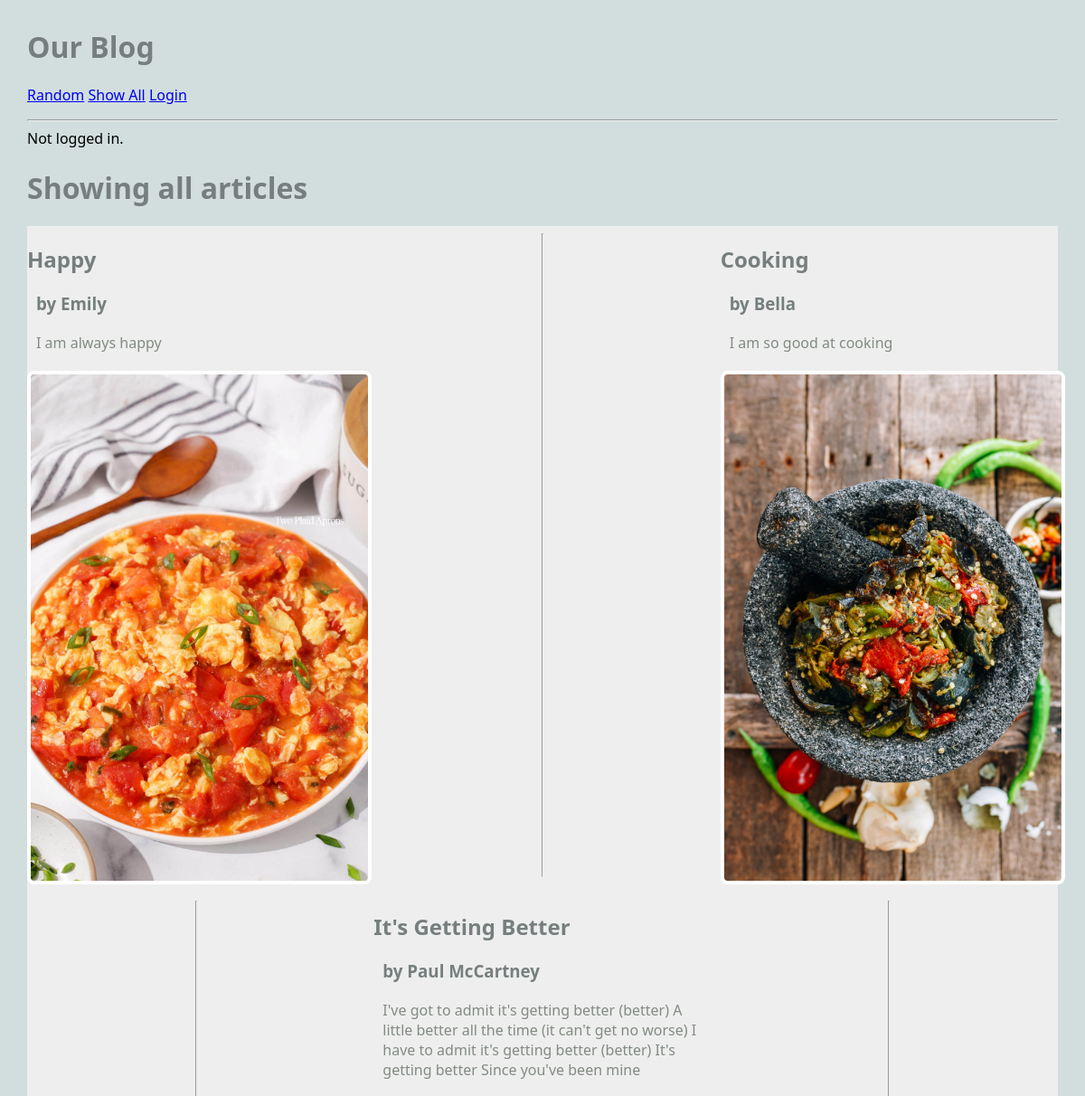
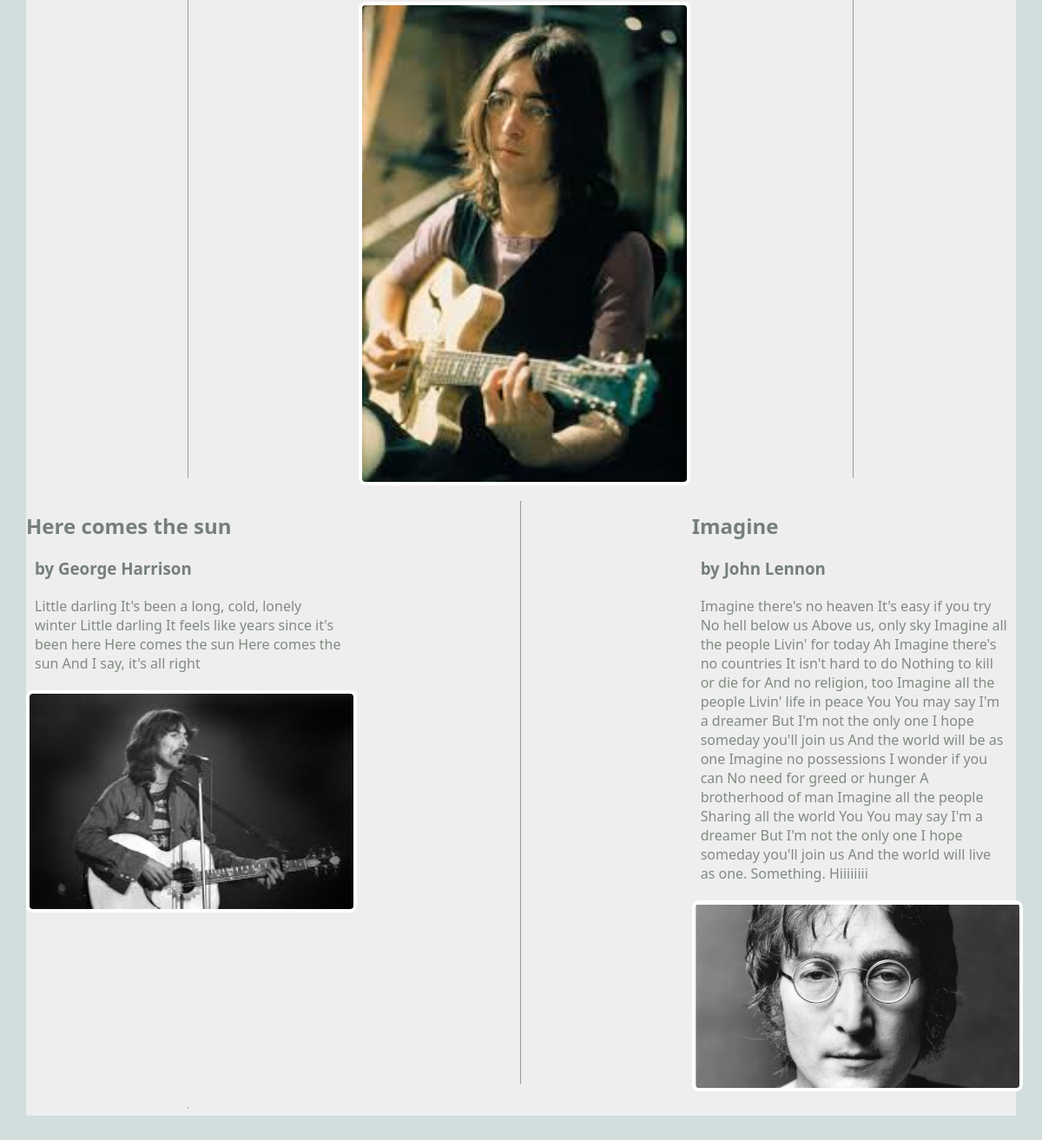
/blog/show_all, run on the app's committed database (2 pictures, top to bottom).
### blog/models.py (models this page shows, shortened)
class Article(models.Model):
    title = models.TextField(blank=True)
    author = models.TextField(blank=True)
    text = models.TextField(blank=True)
    published = models.DateTimeField(auto_now=True)
    image_file = models.ImageField(blank=True) # an actual image
    user = models.ForeignKey(User, on_delete=models.CASCADE) ## NEW
    def __str__(self):
        return f'{self.title} by {self.author}'

### blog/views.py (the view)
# urls.py: path('show_all', ShowAllView.as_view(), name="show_all"),
class ShowAllView(ListView):
    model = Article
    template_name = "blog/show_all_article.html"
    context_object_name = 'articles'
    def dispatch(self, request, *args, **kwargs):
        print(f'ShowAllView,dispatch(): request.user={request.user}')
        return super().dispatch(request, *args, **kwargs)

### blog/templates/blog/show_all_article.html
{% extends 'blog/base.html' %}
{% block content %}
<h1>Showing all articles</h1>
<main class="grid-container">
    {% for article in articles %}
    <article>
        <div>
            <h2> {{article.title}} </h2>
            <h3> by {{article.author}} </h3>
            <p>
                {{article.text}}
            </p>
        </div>
        <a href="{% url 'article' article.pk %}">
        {% if article.image_file %}
        <img src="{{article.image_file.url}}" alt="">
        {% else %}
        <h3> No image </h3>
        {% endif %}
        </a>
    </article>
    <hr>
    {% endfor %}
</main>
{% endblock %}

### blog/templates/blog/base.html (shortened to what this page needs)
{% load static %}
<html>
    <head>
        <link rel="stylesheet" href="{% static 'styles-blog.css' %}">
    </head>
    <body>
        <head>
            <h1> Our Blog </h1>
            <nav>
                <ul>
                    <li><a href="{% url 'random' %}">Random</a></li>
                    <li><a href="{% url 'show_all' %}">Show All</a></li>
                    {% if request.user.is_authenticated %}
                    <li><a href="{% url 'create_article' %}">Create</a></li>
                    <li><form action="{% url 'blog_logout' %}" method="POST">
                        {%csrf_token%}
                        Log out
                        <input type="submit" value="submit">
                    </form></li>
                    {% else %}
                    <li><a href="{% url 'blog_login' %}">Login</a></li>
                    {% endif %}
                </ul>
                <hr>
                {% if request.user.is_authenticated %}
                Logged in as: {{request.user}}
                {% else %}
                Not logged in.
                {% endif %}
            </nav>
        </head>
        {% block content %}
        {% endblock %}
    </body>
</html>

### static/styles-blog.css (style rules this page uses)
body { margin: 30px; background: #d1dedd; font-family:'Segoe UI', Tahoma, Geneva, Verdana, sans-serif; }
ul, li { padding: 0px; list-style-type: none; }
h1, h2, h3 { color: #767f7e; }
p { color: #828b82; }
.grid-container { background: #eee; max-width: 900px; display: grid; grid-template-columns: repeat(3, 1fr); grid-gap: 10px; max-width: 1200px; margin: 20px auto; }
article img, article.featured img { width: 100%; border: 4px solid #fff; border-radius: 8px; }
article p, article h3 { margin: 20px 10px; }
nav li { display: inline; }

### data on the page
Article: title "Happy", author "Emily", text "I am always happy", image_file (picture)
Article: title "Cooking", author "Bella", text "I am so good at cooking", image_file (picture)
Article: title "It's Getting Better", author "Paul McCartney", text "I've got to admit it's getting better (better) A little better all the time (it can't get no worse) I have to admit it's getting better (better) It's getting better Since you've been mine", image_file (picture)
Article: title "Here comes the sun", author "George Harrison", text "Little darling It's been a long, cold, lonely winter Little darling It feels like years since it's been here Here comes the sun Here comes the sun And I say, it's all right", image_file (picture)
Article: title "Imagine", author "John Lennon", text "Imagine there's no heaven It's easy if you try No hell below us Above us, only sky Imagine all the people Livin' for today Ah Imagine there's no countries It isn't hard to do Nothing to kill or die for And no religion, too Imagine all the people Livin' life in peace You You may say I'm a dreamer But I'm not the only one I hope someday you'll join us And the world will be as one Imagine no possessions I wonder if you can No need for greed or hunger A brotherhood of man Imagine all the people Sharing all the world You You may say I'm a dreamer But I'm not the only one I hope someday you'll join us And the world will live as one. Something. Hiiiiiiii", image_file (picture)
